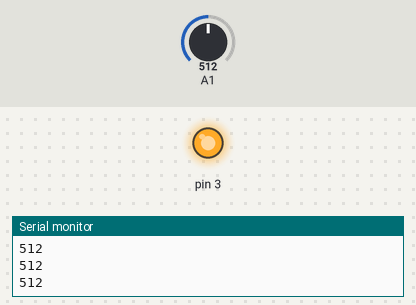
The sketch below on a simulated Arduino Uno, built with avr-gcc and run on an emulated ATmega328P. Parts: output pins drawn as LEDs (lit = HIGH), the last lines printed to the serial monitor. Inputs (shaded band) come from the test bench; at power-on: A1 = 512.

Above: at 1.2 s.
1.3 s: A1 set to 587
2.8 s: A1 set to 611
At 3.6 s:
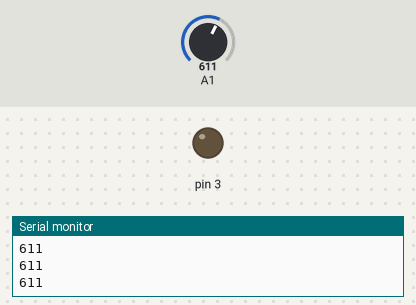
4.3 s: A1 set to 590
At 4.9 s:
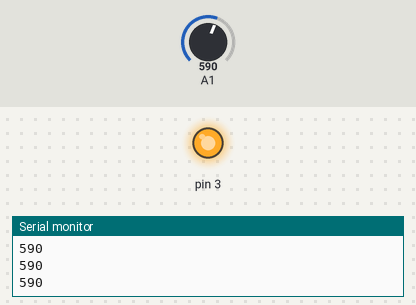
5.8 s: A1 set to 610
At 6.2 s:
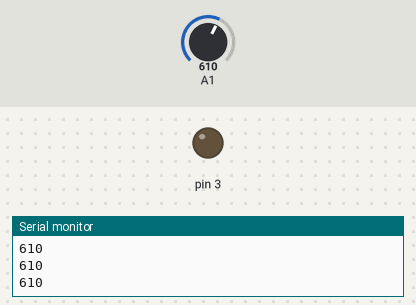
Timing chart, 0 to 8.3 s (numbered marks = the images above; inputs shaded):
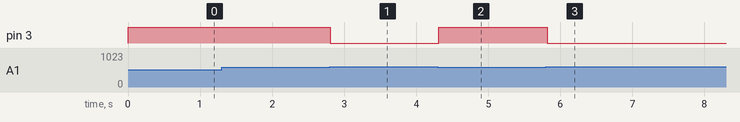

Measured:
- the behaviour switches between 599 and 600 on A1 (found by bisection; images 0 and 1)
- after the input at 2.8 s, pin 3: HIGH → LOW at once
- after the input at 4.3 s, pin 3: LOW → HIGH at once
- after the input at 5.8 s, pin 3: HIGH → LOW at once

The sketch:

Flame_alarm.ino
```cpp
/*
 * 名称   : Flame Alarm
 * 功能   : 通过火焰传感器控制蜂鸣器
 * 作者   : http://www.keyes-robot.com/
*/
int item = 0;  //定义变量item初始值为0

void setup() {
  Serial.begin(9600);
  pinMode(A1, INPUT);  //火焰传感器数字引脚连接到A1
  pinMode(3, OUTPUT);  //蜂鸣器引脚连接D3
}

void loop() {
  item = analogRead(A1);  //读取火焰传感器的模拟信号并输出
  Serial.println(item);   //换行打印模拟信号
  if (item < 600) {  //火焰探测
    digitalWrite(3, HIGH);  //打开蜂鸣器
  } else {  //否则，请关闭蜂鸣器
    digitalWrite(3, LOW);
  }
  delay(100);  //延迟100毫秒
}
```
